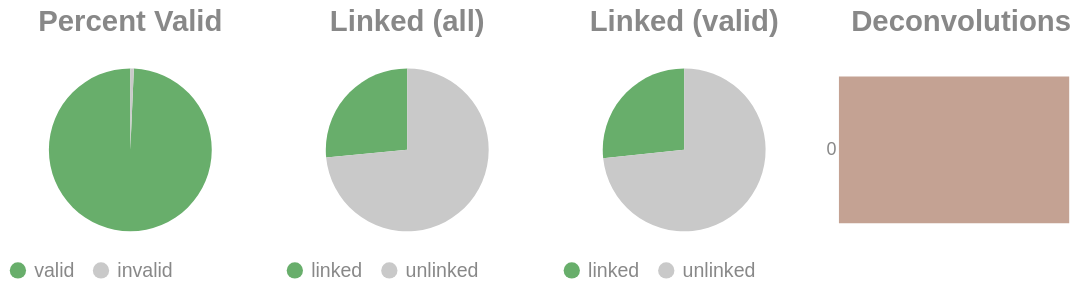

Notebook cell for this chart:
### Code cell
if SKIPLR:
    pass
else:
    clash = Counter()
    for i in valids['molecule'].to_list():
        _mol = i.split("-")
        if len(_mol) == 1:
            clash.update('0')
        else:
            clash.update(_mol[-1])

    _d = {"deconvolutions": [], 'count': []}
    for k,v in clash.items():
        _d['deconvolutions'].append(k)
        _d['count'].append(v)

    tot_valid = valids['reads'].sum()
    mask = valids['reads'] >= 2
    n_linked_reads = valids.filter(mask)['reads'].sum()
    if n_linked_reads == 0:
        print_html("No linked molecules (>=2 reads) were detected; skipping linked-only distributions.")
        SKIPLR = True
    else:
        perc_valid = round(tot_valid / n_reads, 4)
        linked_perc_abs = round(n_linked_reads / n_reads, 4)
        linked_perc = round(n_linked_reads / tot_valid, 4)

    _valid = pl.DataFrame({"valids": ['valid', 'invalid'], "count": [tot_valid, n_reads - tot_valid]})
    _linked_abs = pl.DataFrame({"linked (absolute)": ['linked', 'unlinked'], "count": [n_linked_reads, n_reads - n_linked_reads]})
    _linked_rel = pl.DataFrame({"linked (valids)": ['linked', 'unlinked'], "count": [n_linked_reads, tot_valid - n_linked_reads]})

    (
        alt.hconcat(
            piechart(_valid, goodval = 'valid', title = "Percent Valid"),
            piechart(_linked_abs, goodval = "linked", title =  "Linked (all)"),
            piechart(_linked_rel, goodval = "linked", title =  "Linked (valid)"),
            convolutionbar(pl.DataFrame(_d), title = "Deconvolutions"),
            center = True,
            bounds = 'flush'
        )
        .resolve_scale(color='independent')
        .resolve_legend('independent')
        .properties(usermeta={'embedOptions': {"actions": False}})
    ).display()

### Figure 1 — Vega-Lite specification as saved in the notebook (floating-point values rounded to 4 significant figures)
{"width": "container", "height": 400, "config": {"title": {"anchor": "start", "dy": -15, "fontSize": 18, "color": "#888888", "subtitleColor": "#888888", "subtitleFontSize": 14}, "arc": {"fill": "#0072B2"}, "axis": {"domainColor": "#888888", "domainWidth": 0.5, "gridWidth": 0.2, "grid": false, "titleFontWeight": 400, "titleFontSize": 15, "labelFontSize": 11, "labelColor": "#888888", "tickColor": "#888888", "tickWidth": 0.2, "titleColor": "#888888"}, "axisBand": {"grid": false}, "axisX": {"grid": true, "tickSize": 10, "domainCap": "round"}, "axisY": {"domain": false, "grid": true, "tickSize": 0, "domainCap": "round"}, "background": "transparent", "header": {"labelFontSize": 15, "labelColor": "#888888", "titleFontSize": 15, "titleFontWeight": 600, "titleColor": "#888888"}, "legend": {"labelFont": "sans-serif", "labelFontSize": 12, "labelColor": "#888888", "symbolSize": 100, "symbolType": "circle", "titleFontSize": 12, "titlePadding": 10, "titleColor": "#888888", "title": null}, "range": {"category": ["#E69F00", "#56B4E9", "#009E73", "#F0E442", "#0072B2", "#D55E00", "#CC79A7", "#000000"], "diverging": ["#cfe8f3", "#a2d4ec", "#73bfe2", "#46abdb", "#1696d2", "#12719e"]}, "area": {"fill": "#0072B2", "fillOpacity": 0.7, "line": true, "strokeOpacity": 0.7}, "line": {"color": "#0072B2", "stroke": "#0072B2", "strokeWidth": 2}, "trail": {"color": "#0072B2", "stroke": "#0072B2", "strokeWidth": 0, "size": 1}, "point": {"filled": true, "fillOpacity": 1.0, "size": 95}, "text": {"color": "#888888", "fontSize": 11, "align": "right", "fontWeight": 400, "size": 11}, "bar": {"fill": "#0072B2", "stroke": null}, "view": {"stroke": null, "continuousWidth": 660, "continuousHeight": 400}}, "hconcat": [{"data": {"name": "data-f2a4193415148d2a494a1077cc2eaafc"}, "mark": {"type": "arc"}, "encoding": {"color": {"field": "valids", "legend": {"orient": "bottom", "title": null}, "scale": {"domain": ["valid", "invalid"], "range": ["#68ae6b", "#C9C9C9"]}, "title": "Valids", "type": "nominal"}, "theta": {"field": "count", "type": "quantitative"}, "tooltip": [{"field": "valids", "title": "Valids", "type": "ordinal"}, {"field": "percent", "format": ".2%", "title": "Percent", "type": "quantitative"}, {"field": "count", "title": "Count", "type": "quantitative"}]}, "height": 100, "title": {"text": "Percent Valid", "align": "center", "anchor": "middle"}, "transform": [{"calculate": "datum.count / 5059038", "as": "percent"}], "width": 150}, {"data": {"name": "data-26b23e3a1059e507bd0713128ce1f4e1"}, "mark": {"type": "arc"}, "encoding": {"color": {"field": "linked (absolute)", "legend": {"orient": "bottom", "title": null}, "scale": {"domain": ["linked", "unlinked"], "range": ["#68ae6b", "#C9C9C9"]}, "title": "Linked (Absolute)", "type": "nominal"}, "theta": {"field": "count", "type": "quantitative"}, "tooltip": [{"field": "linked (absolute)", "title": "Linked (Absolute)", "type": "ordinal"}, {"field": "percent", "format": ".2%", "title": "Percent", "type": "quantitative"}, {"field": "count", "title": "Count", "type": "quantitative"}]}, "height": 100, "title": {"text": "Linked (all)", "align": "center", "anchor": "middle"}, "transform": [{"calculate": "datum.count / 5059038", "as": "percent"}], "width": 150}, {"data": {"name": "data-5157e6505326ea74f1258789bf5558cb"}, "mark": {"type": "arc"}, "encoding": {"color": {"field": "linked (valids)", "legend": {"orient": "bottom", "title": null}, "scale": {"domain": ["linked", "unlinked"], "range": ["#68ae6b", "#C9C9C9"]}, "title": "Linked (Valids)", "type": "nominal"}, "theta": {"field": "count", "type": "quantitative"}, "tooltip": [{"field": "linked (valids)", "title": "Linked (Valids)", "type": "ordinal"}, {"field": "percent", "format": ".2%", "title": "Percent", "type": "quantitative"}, {"field": "count", "title": "Count", "type": "quantitative"}]}, "height": 100, "title": {"text": "Linked (valid)", "align": "center", "anchor": "middle"}, "transform": [{"calculate": "datum.count / 5023879", "as": "percent"}], "width": 150}, {"data": {"name": "data-9f56e04b27ffd339db7e7bf460a1a61a"}, "mark": {"type": "bar"}, "encoding": {"color": {"field": "deconvolutions", "legend": null, "scale": {"scheme": "lightgreyred"}, "type": "nominal"}, "tooltip": [{"field": "deconvolutions", "title": "Deconvolutions", "type": "ordinal"}, {"field": "percent", "format": ".2%", "title": "Percent", "type": "quantitative"}, {"field": "count", "title": "Count", "type": "quantitative"}], "x": {"axis": null, "field": "count", "type": "quantitative"}, "y": {"field": "deconvolutions", "sort": "ascending", "title": null, "type": "nominal"}}, "height": 100, "title": {"text": "Deconvolutions", "align": "center", "anchor": "middle"}, "transform": [{"calculate": "datum.count / 4240646", "as": "percent"}], "width": 150}], "bounds": "flush", "center": true, "resolve": {"legend": {"angle": "independent"}, "scale": {"color": "independent"}}, "usermeta": {"embedOptions": {"actions": false}}, "$schema": "https://vega.github.io/schema/vega-lite/v6.1.0.json", "datasets": {"data-f2a4193415148d2a494a1077cc2eaafc": [{"valids": "valid", "count": 5023879}, {"valids": "invalid", "count": 35159}], "data-26b23e3a1059e507bd0713128ce1f4e1": [{"linked (absolute)": "linked", "count": 1339398}, {"linked (absolute)": "unlinked", "count": 3719640}], "data-5157e6505326ea74f1258789bf5558cb": [{"linked (valids)": "linked", "count": 1339398}, {"linked (valids)": "unlinked", "count": 3684481}], "data-9f56e04b27ffd339db7e7bf460a1a61a": [{"deconvolutions": "0", "count": 4240646}]}}
